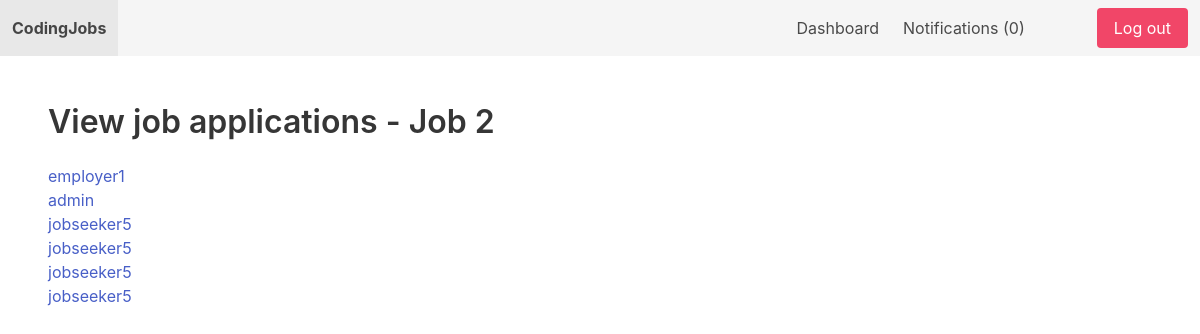
The app's page /dashboard/view_dashboard_job/2/ (signed in) with its own data.
### apps/job/models.py (models this page shows, shortened)
class Job(models.Model):
    SIZE_1_9 = 'size_1_9'
    SIZE_10_49 = 'size_10_49'
    SIZE_50_99 = 'size_50_99'
    SIZE_100_9 = 'size_100'
    CHOICES_SIZE = (
        (SIZE_1_9, '1_9'),
        (SIZE_10_49, '10_49'),
        (SIZE_50_99, '50_99'),
        (SIZE_100_9, '100+'),
    )
    title = models.CharField( max_length=255)
    short_description = models.TextField()
    long_description = models.TextField(blank=True, null=True)
    company_name = models.CharField(max_length=255)
    company_address = models.CharField(max_length=255, blank=True, null=True)
    company_zipcode = models.CharField(max_length=255, blank=True, null=True)
    company_place = models.CharField(max_length=255, blank=True, null=True)
    company_country = models.CharField(max_length=255, blank=True, null=True)
    company_size = models.CharField(max_length=20, choices=CHOICES_SIZE, default=SIZE_1_9)
    created_by = models.ForeignKey(User, related_name='jobs', on_delete=models.CASCADE)
    created_at = models.DateTimeField(auto_now_add=True)
    changed_at = models.DateTimeField(auto_now=True)

class Application(models.Model):
    job = models.ForeignKey(Job, related_name='applications', on_delete=models.CASCADE)
    content = models.TextField()
    experience = models.TextField()
    created_by = models.ForeignKey(User, related_name='applications', on_delete=models.CASCADE)
    created_at = models.DateTimeField(auto_now_add=True)

### apps/userprofile/views.py (the view)
# urls.py: path('view_dashboard_job/<int:job_id>/', view_dashboard_job, name='view_dashboard_job'),
@login_required
def view_dashboard_job(request, job_id):
    job = get_object_or_404(Job, pk=job_id, created_by=request.user)
    return render(request, 'userprofile/view_dashboard_job.html', {'job': job})

### apps/notification/context_processors.py (called while the page is built)
def notifications(request):
    if request.user.is_authenticated:
        return {'notifications': request.user.notifications.filter(is_read=False)}
    else:
        return {'notifications': []}

### apps/userprofile/templates/userprofile/view_dashboard_job.html
{% extends "coreapp/base.html" %}
{% block content %}
    <h1 class="title">View job applications - {{job.title}} </h1>
    {% for application in job.applications.all  %}
    <a href="{% url 'view_application' application.id %}"> {{ application.created_by.username }}</a><br>
    {% endfor %}
{% endblock %}

### records on screen
Job: title "Job 2"
Application: created_by.username "employer1"
Application: created_by.username "admin"
Application: created_by.username "jobseeker5"
Application: created_by.username "jobseeker5"
Application: created_by.username "jobseeker5"
Application: created_by.username "jobseeker5"

### other values on screen
{{ notifications.count }} "0"
